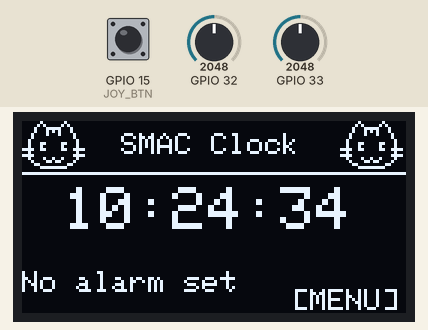
Simulated run of this sketch. Board: ESP32. On the bench: 128×64 one-colour display. The test bench sets the inputs (shaded band); at power-on: GPIO 15 (JOY_BTN) HIGH, GPIO 33 = 2048, GPIO 32 = 2048. WiFi joins after 1.5 s; servers stay silent unless stated; I2S audio is not simulated (input reads silence); the local clock reads 2024-03-15 10:24:30 at power-on unless the sketch sets it; what the sketch prints to the serial monitor is not drawn.

Above: at 3.7 s.
At 4.8 s:
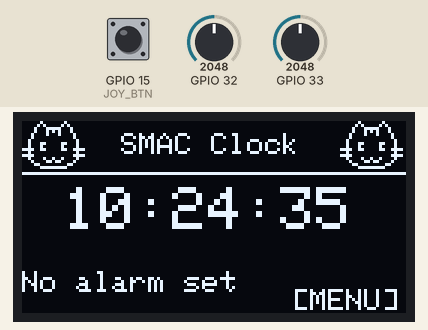
4.9 s: GPIO 15 (JOY_BTN) pulled LOW for 0.15 s
At 5.4 s:
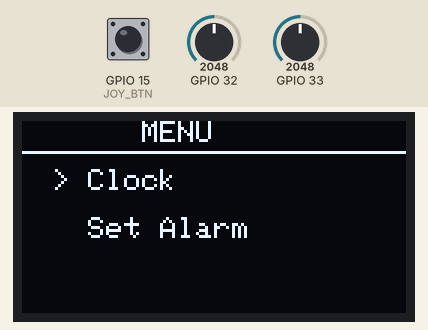
6.5 s: GPIO 33 set to 1037
8.0 s: GPIO 33 set to 949
At 8.15 s:
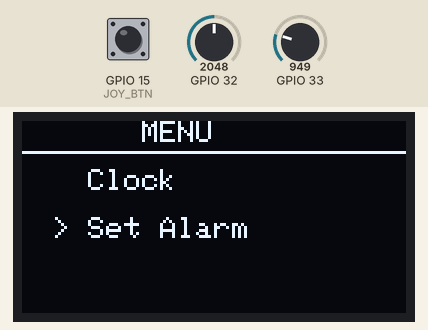
10.1 s: GPIO 15 (JOY_BTN) pulled LOW for 1 s
At 12.4 s:
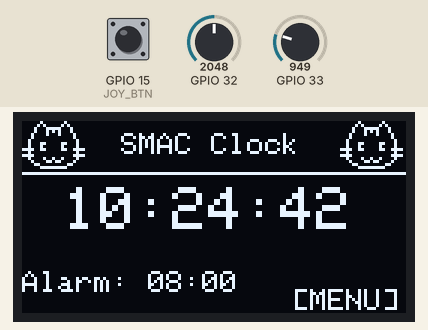
Timing chart, 0 to 13.6 s (numbered marks = the images above; inputs shaded):
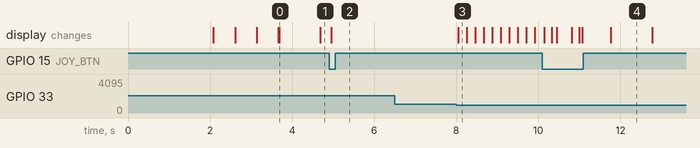

The sketch:

Sound_Display_Joystick.ino
```cpp
#include <Wire.h> //I2C library needed so ESP32 can talk to OLED
#include <Adafruit_GFX.h> //Gives us tools to draw on screens.
#include <Adafruit_SSD1306.h> //Another display library
#include "driver/i2s.h" //Loads the ESP32 built in I2S audio driver
#include "driver/adc.h" //Loads the ESP32 ADC driver
#include <math.h>
#include <WiFi.h>
#include <time.h>

//Need this to connect to the web and find out what the real world time is
const char* ssid     = "YOUR WIFI NAME";
const char* password = "YOUR WIFI PASSWORD";

const char* ntpServer = "pool.ntp.org"; // pool.ntp.org is a free public time
const long  gmtOffset = -18000; //EST timezone offset 5 hours * 3600 seconds
const int   dstOffset = 3600;  //daylight savings

#define SCREEN_WIDTH 128
#define SCREEN_HEIGHT 64
Adafruit_SSD1306 display(SCREEN_WIDTH, SCREEN_HEIGHT, &Wire, -1);

//Joystick Pins
#define JOY_X    ADC1_CHANNEL_4  // GPIO32
#define JOY_Y    ADC1_CHANNEL_5  // GPIO33
#define JOY_BTN  15
#define JOY_HIGH 3000 //if joystick reading is abouve 3000, it is concidered high
#define JOY_LOW  1000 //same thing. Center reading is 2000

//Pins for MAX 98357A
#define I2S_BCLK 12 //sends timing pulses to the MAX98357A amplifie
#define I2S_LRC  14 //tells which audio channel is coming
#define I2S_DOUT 13 //carries the actual audio data to the amplifier.

#define SAMPLE_RATE  44100  //Audio quality setting
#define BEEP_FREQ    1000  //pitch in Hz, you can play with this
#define BEEP_ON_MS   400  //each beep lasts 400 ms
#define BEEP_OFF_MS  200  //each pause lasts 200 ms
#define VOLUME       0.5 //increase in real product

#define STOP_BTN 27

// Screens to track which screen is showing
#define SCREEN_CLOCK     0
#define SCREEN_MENU      1
#define SCREEN_SET_ALARM 2
#define SCREEN_ALARM_ON  3

int currentScreen = SCREEN_CLOCK;
int menuIndex = 0; //this is so the arrow in the menu knows which one to point at
const int MENU_ITEMS = 2;
String menuOptions[] = {"Clock", "Set Alarm"};

//Time
int clockH = 0, clockM = 0, clockS = 0; //sets vareables until NTP syncs

//Alarm
int alarmH = 7, alarmM = 0;
bool alarmSet = false;
bool alarmRinging = false;
int editField = 0; //allows for flashing to know which field is being edited for the alarm

// Debounce - makes sure that one button press does not trigger multiple times
unsigned long lastJoyMove = 0;
#define JOY_DEBOUNCE 200
unsigned long lastBtnPress = 0;
#define BTN_DEBOUNCE 300

// Stores the cat bitmap image in flash memory instead of RAM.
static const unsigned char PROGMEM cat_bits[] = {
  0x02,0x02,0x00,0x05,0x05,0x00,0x08,0xf8,0x80,0x08,0xa8,0x80,
  0x10,0x88,0x40,0x10,0x00,0x40,0x20,0x00,0x20,0x23,0x06,0x20,
  0x22,0x04,0x20,0xf3,0x06,0x78,0x20,0x00,0x20,0xf0,0x00,0x78,
  0x21,0x24,0x20,0x10,0xd8,0x40,0x0c,0x01,0x80,0x03,0xfe,0x00
};

//ADC setup, fixes I2C conflict
void setupADC() {
  adc1_config_width(ADC_WIDTH_BIT_12);
  adc1_config_channel_atten(ADC1_CHANNEL_4, ADC_ATTEN_DB_11); // GPIO32
  adc1_config_channel_atten(ADC1_CHANNEL_5, ADC_ATTEN_DB_11); // GPIO33
}

int readJoyX() { return adc1_get_raw(JOY_X); }
int readJoyY() { return adc1_get_raw(JOY_Y); }

// I2S AUDIO stolen code off of web
void setupI2S() {
  i2s_config_t i2s_config = {
    .mode = (i2s_mode_t)(I2S_MODE_MASTER | I2S_MODE_TX),
    .sample_rate = SAMPLE_RATE,
    .bits_per_sample = I2S_BITS_PER_SAMPLE_16BIT,
    .channel_format = I2S_CHANNEL_FMT_RIGHT_LEFT,
    .communication_format = I2S_COMM_FORMAT_STAND_I2S,
    .intr_alloc_flags = ESP_INTR_FLAG_LEVEL1,
    .dma_buf_count = 8,
    .dma_buf_len = 64,
    .use_apll = false,
    .tx_desc_auto_clear = true
  };
  i2s_pin_config_t pin_config = {
    .bck_io_num   = I2S_BCLK,
    .ws_io_num    = I2S_LRC,
    .data_out_num = I2S_DOUT,
    .data_in_num  = I2S_PIN_NO_CHANGE
  };
  i2s_driver_install(I2S_NUM_0, &i2s_config, 0, NULL);
  i2s_set_pin(I2S_NUM_0, &pin_config);
}

void playBeep(int freq, int durationMs) {
  int samples = (SAMPLE_RATE * durationMs) / 1000;
  int16_t buffer[64];
  int bufIdx = 0;
  size_t bytesWritten;
  for (int i = 0; i < samples; i++) {
    float sample = sin(2.0 * M_PI * freq * i / SAMPLE_RATE);
    float fade = 1.0;
    int fadeLen = SAMPLE_RATE / 100;
    if (i < fadeLen) fade = (float)i / fadeLen;
    if (i > samples - fadeLen) fade = (float)(samples - i) / fadeLen;
    int16_t val = (int16_t)(sample * VOLUME * fade * 32767);
    buffer[bufIdx++] = val;
    buffer[bufIdx++] = val;
    if (bufIdx >= 64) {
      i2s_write(I2S_NUM_0, buffer, sizeof(buffer), &bytesWritten, portMAX_DELAY);
      bufIdx = 0;
    }
  }
  if (bufIdx > 0) {
    i2s_write(I2S_NUM_0, buffer, bufIdx * sizeof(int16_t), &bytesWritten, portMAX_DELAY);
  }
}

void playSilence(int durationMs) {
  int samples = (SAMPLE_RATE * durationMs) / 1000;
  int16_t buffer[64] = {0};
  size_t bytesWritten;
  int sent = 0;
  while (sent < samples * 2) {
    i2s_write(I2S_NUM_0, buffer, sizeof(buffer), &bytesWritten, portMAX_DELAY);
    sent += 64;
  }
}
//end of stolen code lol

// I feel like this function is self explanitory aacbcacbcacbcacb
void alarmTask(void* param) {
  while (true) {
    if (alarmRinging) {
      playBeep(BEEP_FREQ, BEEP_ON_MS);
      playSilence(BEEP_OFF_MS);
      playBeep(BEEP_FREQ, BEEP_ON_MS);
      playSilence(BEEP_OFF_MS);
      playBeep(BEEP_FREQ, BEEP_ON_MS);
      playSilence(600);
    } else {
      vTaskDelay(100 / portTICK_PERIOD_MS);
    }
  }
}

// WIFI + NTP
void drawWifiScreen(int dots) {
  display.clearDisplay();
  display.setTextSize(1);
  display.setTextColor(WHITE);
  display.setCursor(20, 0);
  display.println("Connecting WiFi");
  display.drawLine(0, 10, 128, 10, WHITE);
  display.setCursor(0, 20);
  display.print(ssid);
  display.setCursor(0, 36);
  display.print("Please wait");
  for (int i = 0; i < dots; i++) display.print(".");
  display.display();
}

void connectWifi() {
  WiFi.begin(ssid, password);
  int dots = 0;
  while (WiFi.status() != WL_CONNECTED) {
    drawWifiScreen(dots % 4);
    dots++;
    delay(500);
  }
}

void syncTime() {
  configTime(gmtOffset, dstOffset, ntpServer);
  display.clearDisplay();
  display.setTextSize(1);
  display.setTextColor(WHITE);
  display.setCursor(25, 20);
  display.println("Syncing time...");
  display.display();
  struct tm timeinfo;
  int attempts = 0;
  while (!getLocalTime(&timeinfo) && attempts < 10) {
    delay(500);
    attempts++;
  }
  if (getLocalTime(&timeinfo)) {
    clockH = timeinfo.tm_hour;
    clockM = timeinfo.tm_min;
    clockS = timeinfo.tm_sec;
  }
}

void checkResync() {
  static unsigned long lastSync = 0;
  if (millis() - lastSync > 3600000) {
    lastSync = millis();
    struct tm timeinfo;
    if (getLocalTime(&timeinfo)) {
      clockH = timeinfo.tm_hour;
      clockM = timeinfo.tm_min;
      clockS = timeinfo.tm_sec;
    }
  }
}

// HELPERS
void printTwo(int val) {
  if (val < 10) display.print("0");
  display.print(val);
}

String getJoyDir() {
  if (millis() - lastJoyMove < JOY_DEBOUNCE) return "NONE";
  int x = readJoyX();
  int y = readJoyY();
  if (y < JOY_LOW)  { lastJoyMove = millis(); return "UP"; }
  if (y > JOY_HIGH) { lastJoyMove = millis(); return "DOWN"; }
  if (x > JOY_HIGH) { lastJoyMove = millis(); return "RIGHT"; }
  if (x < JOY_LOW)  { lastJoyMove = millis(); return "LEFT"; }
  return "NONE";
}

bool getBtnPress() {
  if (millis() - lastBtnPress < BTN_DEBOUNCE) return false;
  if (!digitalRead(JOY_BTN)) {
    lastBtnPress = millis();
    return true;
  }
  return false;
}


// CLOCK TICK
void tickClock() {
  static unsigned long lastTick = 0;
  if (millis() - lastTick >= 1000) {
    lastTick = millis();
    clockS++;
    if (clockS >= 60) { clockS = 0; clockM++; }
    if (clockM >= 60) { clockM = 0; clockH++; }
    if (clockH >= 24) { clockH = 0; }
    if (alarmSet && clockH == alarmH && clockM == alarmM && clockS == 0) {
      alarmRinging = true;
      currentScreen = SCREEN_ALARM_ON;
    }
  }
}

// SCREENS
void drawClock() {
  display.clearDisplay();
  display.drawBitmap(0, 0, cat_bits, 22, 16, WHITE);
  display.drawBitmap(106, 0, cat_bits, 22, 16, WHITE);
  display.setTextSize(1);
  display.setTextColor(WHITE);
  display.setCursor(33, 4);
  display.println("SMAC Clock");
  display.drawLine(0, 17, 128, 17, WHITE);
  display.setTextSize(2);
  display.setCursor(14, 22);
  printTwo(clockH);
  display.print(":");
  printTwo(clockM);
  display.print(":");
  printTwo(clockS);
  display.setTextSize(1);
  display.setCursor(0, 50);
  if (alarmSet) {
    display.print("Alarm: ");
    printTwo(alarmH);
    display.print(":");
    printTwo(alarmM);
  } else {
    display.print("No alarm set");
  }
  display.setCursor(90, 56);
  display.print("[MENU]");
  display.display();
}

void drawMenu() {
  display.clearDisplay();
  display.setTextSize(1);
  display.setTextColor(WHITE);
  display.setCursor(40, 0);
  display.println("MENU");
  display.drawLine(0, 10, 128, 10, WHITE);
  for (int i = 0; i < MENU_ITEMS; i++) {
    display.setCursor(10, 16 + (i * 16));
    display.print(i == menuIndex ? "> " : "  ");
    display.println(menuOptions[i]);
  }
  display.display();
}

void drawSetAlarm() {
  display.clearDisplay();
  display.setTextSize(1);
  display.setCursor(22, 0);
  display.println("Set Alarm");
  display.drawLine(0, 10, 128, 10, WHITE);
  display.setTextSize(2);
  display.setCursor(14, 22);
  if (editField == 0) {
    display.setTextColor(BLACK, WHITE);
    printTwo(alarmH);
    display.setTextColor(WHITE);
  } else {
    printTwo(alarmH);
  }
  display.print(":");
  if (editField == 1) {
    display.setTextColor(BLACK, WHITE);
    printTwo(alarmM);
    display.setTextColor(WHITE);
  } else {
    printTwo(alarmM);
  }
  display.setTextSize(1);
  display.setCursor(0, 50);
  display.print("BTN: confirm alarm");
  display.display();
}

void drawAlarmOn() {
  display.clearDisplay();
  display.drawBitmap(0, 0, cat_bits, 22, 16, WHITE);
  display.drawBitmap(106, 0, cat_bits, 22, 16, WHITE);
  display.setTextSize(2);
  display.setCursor(15, 20);
  display.println("WAKE UP!");
  display.setTextSize(1);
  display.setCursor(10, 48);
  display.println("SMACK ME to stop!");
  display.display();
}

// HANDLERS
void handleMenu() {
  String dir = getJoyDir();
  if (dir == "UP")   menuIndex = (menuIndex - 1 + MENU_ITEMS) % MENU_ITEMS;
  if (dir == "DOWN") menuIndex = (menuIndex + 1) % MENU_ITEMS;
  if (getBtnPress()) {
    if (menuIndex == 0) currentScreen = SCREEN_CLOCK;
    if (menuIndex == 1) { currentScreen = SCREEN_SET_ALARM; editField = 0; }
  }
}

void handleSetAlarm() {
  String dir = getJoyDir();
  if (dir == "LEFT")  editField = 0;
  if (dir == "RIGHT") editField = 1;
  if (editField == 0) {
    if (dir == "UP")   alarmH = (alarmH + 1) % 24;
    if (dir == "DOWN") alarmH = (alarmH - 1 + 24) % 24;
  }
  if (editField == 1) {
    if (dir == "UP")   alarmM = (alarmM + 1) % 60;
    if (dir == "DOWN") alarmM = (alarmM - 1 + 60) % 60;
  }
  if (getBtnPress()) {
    alarmSet = true;
    currentScreen = SCREEN_CLOCK;
  }
}

// ────────────────────────────────
// SETUP
// ────────────────────────────────
void setup() {
  Serial.begin(115200);
  pinMode(JOY_BTN, INPUT_PULLUP);
  pinMode(STOP_BTN, INPUT_PULLUP);


  // setup ADC first to avoid I2S conflict
  setupADC();

  display.begin(SSD1306_SWITCHCAPVCC, 0x3C);
  display.clearDisplay();

  // splash screen
  display.drawBitmap(30, 10, cat_bits, 22, 16, WHITE);
  display.drawBitmap(76, 10, cat_bits, 22, 16, WHITE);
  display.setTextSize(1);
  display.setTextColor(WHITE);
  display.setCursor(20, 32);
  display.println("S.M.A.C Clock");
  display.setCursor(10, 45);
  display.println("Smart Moving Alarm");
  display.display();
  delay(2000);

  // connect wifi + sync time
  connectWifi();
  syncTime();

  // start audio AFTER ADC is configured
  setupI2S();
  xTaskCreatePinnedToCore(alarmTask, "AlarmTask", 4096, NULL, 1, NULL, 0);

  currentScreen = SCREEN_CLOCK;
  Serial.println("SMAC ready!");
}

// ────────────────────────────────
// LOOP
// ────────────────────────────────
void loop() {
  tickClock();
  checkResync();

  if (currentScreen == SCREEN_CLOCK) {
    drawClock();
    if (getBtnPress()) {
      currentScreen = SCREEN_MENU;
      menuIndex = 0;
    }
  }
  else if (currentScreen == SCREEN_MENU) {
    drawMenu();
    handleMenu();
  }
  else if (currentScreen == SCREEN_SET_ALARM) {
    drawSetAlarm();
    handleSetAlarm();
  }
  else if (currentScreen == SCREEN_ALARM_ON) {
   drawAlarmOn();
   if (!digitalRead(STOP_BTN)) {
      delay(50); // debounce
      alarmRinging = false;
     alarmSet = false;
     currentScreen = SCREEN_CLOCK;
   }
  }
}
```

Measured:
- the behaviour switches between 1000 and 999 on GPIO 33 (found by bisection; images 2 and 3)
- after the input at 4.9 s, the display: changes after 0.05 s (image 2)
- after the input at 6.5 s, every drawn part: stays the same
- after the input at 8.0 s, the display: changes after 0.05 s (image 3)
- after the input at 10.1 s, the display: first changes at once (image 4 shows a later state)
- what the display in image 0 shows lasts 1.0 s, from 3.7 s to 4.7 s
